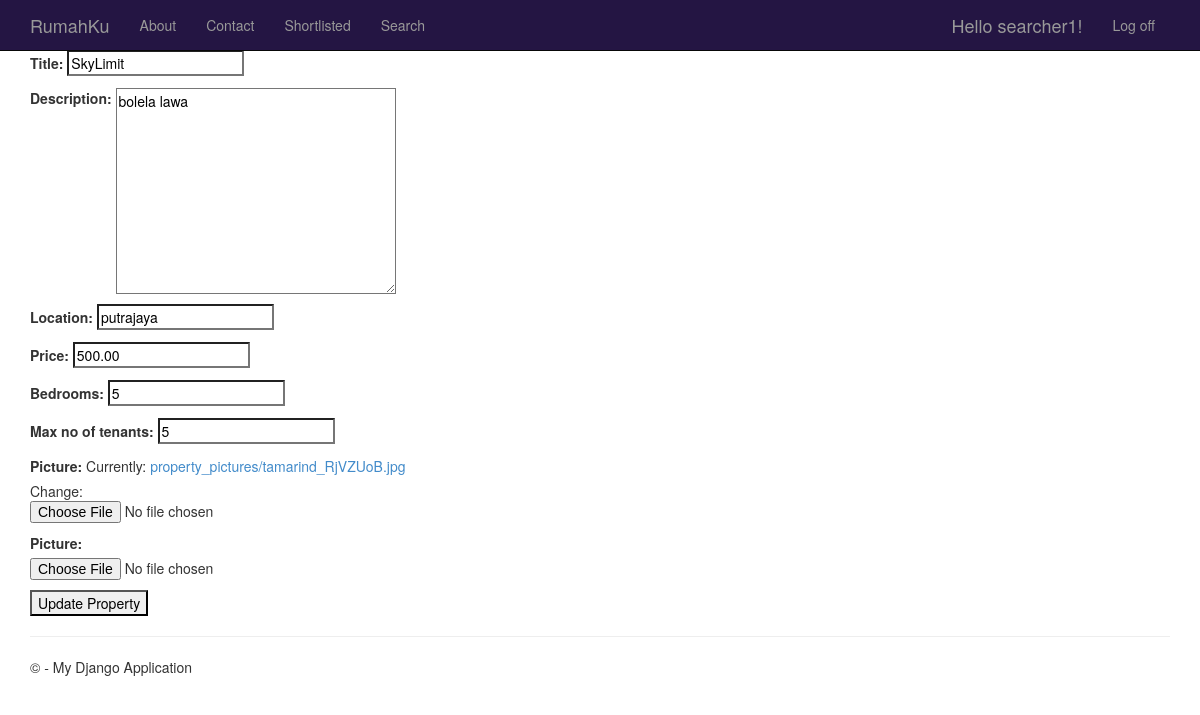
Screenshot of /owner/property-update/3 (signed in) with the database file from the repository.
### app/models.py (models this page shows, shortened)
class Property(models.Model):
    title = models.CharField(max_length=100)
    description = models.TextField()
    location = models.CharField(max_length=100, default="Unknown")
    price = models.DecimalField(max_digits=10, decimal_places=2, default=0)
    bedrooms = models.PositiveIntegerField(default=1)
    owner = models.ForeignKey(Owner, on_delete=models.SET_NULL, null=True)  # ForeignKey to the Owner model, allowing null values
    max_no_of_tenants = models.IntegerField(default=1)  # Assuming a default value of 1 tenant

### Owner/views.py (the view)
# urls.py: path('property-update/<int:pk>', views.property_update, name='property_update'),
@login_required
def property_update(request, pk):
    property_obj = models.Property.objects.get(pk=pk)
    PropertyPicturesFormSet = modelformset_factory(models.PropertyPicture, form=PropertyPicturesForm, extra=1)
    if request.method == 'POST':
        property_form = PropertyUpdateForm(request.POST, instance=property_obj)
        pictures_formset = PropertyPicturesFormSet(request.POST, request.FILES, queryset=models.PropertyPicture.objects.filter(property=property_obj))
        if property_form.is_valid() and pictures_formset.is_valid():
            property_obj = property_form.save(commit=False)
            property_obj.save()
            for form in pictures_formset:
                if form.cleaned_data:
                    picture = form.save(commit=False)
                    picture.property = property_obj
                    picture.save()
            return redirect('properties')
    else:
        property_form = PropertyUpdateForm(instance=property_obj)
        pictures_formset = PropertyPicturesFormSet(queryset=models.PropertyPicture.objects.filter(property=property_obj))
    return render(request, 'property_update.html', {'property_form': property_form, 'pictures_formset': pictures_formset})

### app/forms.py
class PropertyUpdateForm(forms.ModelForm):
    class Meta:
        model = Property
        fields = ['title', 'description', 'location', 'price', 'bedrooms', 'max_no_of_tenants',]

### Owner/templates/property_update.html (shortened to what this page needs)
{% extends "app/layout.html" %} {% block content %}
<form method="post" enctype="multipart/form-data">
    {{ property_form.as_p }}
    {% for form in pictures_formset %}
        {{ form.as_p }}
    {% endfor %}
    <button type="submit">Update Property</button>
</form>
{% endblock %}

### app/templates/app/loginpartial.html (shortened to what this page needs)
{% if user.is_authenticated %}
<form id="logoutForm" action="/logout" method="post" class="navbar-right">
    <ul class="nav navbar-nav navbar-right">
        <li><span class="navbar-brand">Hello {{ user.username }}!</span></li>
        <li><a href="javascript:document.getElementById('logoutForm').submit()">Log off</a></li>
    </ul>
</form>
{% else %}
<ul class="nav navbar-nav navbar-right">
    <li><a href="{% url 'login' %}">Log in</a></li>
</ul>
{% endif %}

### app/static/app/content/site.css (style rules this page uses)
body { padding-top: 50px; padding-bottom: 20px; }
input, select, textarea { max-width: 280px; }

### rows the page displays
Property: title "SkyLimit", description "bolela lawa", location "putrajaya", price "500.00", bedrooms "5", max_no_of_tenants "5"

### other values shown
{{ user.username }} "searcher1"
